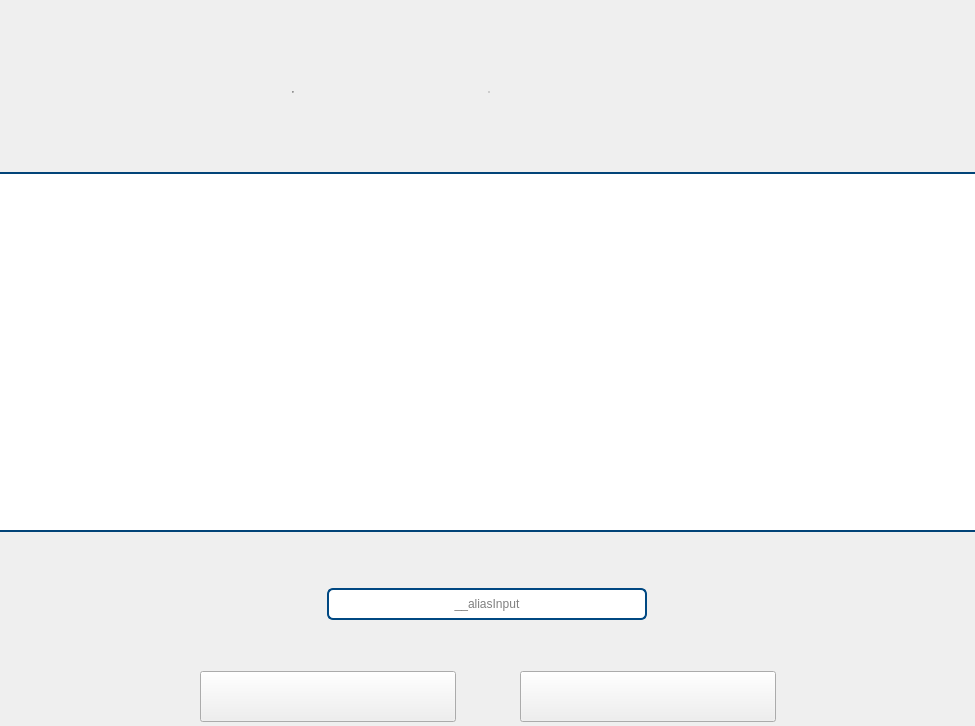
<?xml version="1.0" encoding="UTF-8"?>
<ui version="4.0">
 <class>BeanPickerClass</class>
 <widget class="QWidget" name="BeanPickerClass">
  <property name="geometry">
   <rect>
    <x>0</x>
    <y>0</y>
    <width>975</width>
    <height>726</height>
   </rect>
  </property>
  <property name="windowTitle">
   <string>Form</string>
  </property>
  <property name="styleSheet">
   <string notr="true">QWidget#BeanPickerClass {
	border-image: url(:/pluginBean/source/img/source/bg.jpg);
}

QWidget#widget_3 {
	background-color: rgb(255, 255, 255);
	border: solid;
	border-top-width: 2px;
	border-bottom-width: 2px;
	border-color:#024478;
}

QStackedWidget#__sourcesSwitcher {
	background: transparent;
}
QStackedWidget QWidget {
	background: transparent;
}

QLineEdit {
    border: 2px solid #004882;
    border-radius: 6px;
    padding: 0 8px;
    background: white;
    selection-background-color: darkgray;
}

/*****************************************************
 OK and Cancel Button
*****************************************************/
QPushButton#__btnOK{
	color: transparent;
	border-image: url(:/pluginBean/source/img/source/ok-normal.png);
}
QPushButton#__btnOK:pressed{
	border-image: url(:/pluginBean/source/img/source/ok-down.png);
}
QPushButton#__btnOK:disabled{
	border-image: url(:/pluginBean/source/img/source/ok_disable.png);
}

QPushButton#__btnCancel{
	color: transparent;
	border-image: url(:/pluginBean/source/img/source/cancel-normal.png);
}
QPushButton#__btnCancel:pressed{
	border-image: url(:/pluginBean/source/img/source/cancel-down.png);
}

/*****************************************************
 Tab
*****************************************************/
QRadioButton#__rbArchetype{
	color: transparent;
}

QRadioButton#__rbArchetype::indicator{
	width: 0;
    height: 0;
}
QRadioButton#__rbArchetype:unchecked{
	
	border-image: url(:/pluginBean/source/img/source/archetype.png);
}
QRadioButton#__rbArchetype:checked {
	border-image: url(:/pluginBean/source/img/source/archetype_selected.png);
}


QRadioButton#__rbClone {
	color: transparent;
}
QRadioButton#__rbClone::indicator{
	width: 0;
    height: 0;
}
QRadioButton#__rbClone:unchecked{
	
	border-image: url(:/pluginBean/source/img/source/clone.png);
}
QRadioButton#__rbClone:checked {
	border-image: url(:/pluginBean/source/img/source/clone_selected.png);
}

/*****************************************************
 
*****************************************************/
QLabel#__error{
	font: 10pt;
	color: rgb(255, 0, 0);
}
</string>
  </property>
  <layout class="QVBoxLayout" name="verticalLayout">
   <property name="spacing">
    <number>0</number>
   </property>
   <property name="leftMargin">
    <number>0</number>
   </property>
   <property name="topMargin">
    <number>0</number>
   </property>
   <property name="rightMargin">
    <number>0</number>
   </property>
   <property name="bottomMargin">
    <number>0</number>
   </property>
   <item>
    <widget class="QWidget" name="widget_2" native="true">
     <layout class="QVBoxLayout" name="verticalLayout_4">
      <property name="spacing">
       <number>0</number>
      </property>
      <property name="leftMargin">
       <number>0</number>
      </property>
      <property name="topMargin">
       <number>0</number>
      </property>
      <property name="rightMargin">
       <number>0</number>
      </property>
      <property name="bottomMargin">
       <number>0</number>
      </property>
      <item>
       <spacer name="verticalSpacer">
        <property name="orientation">
         <enum>Qt::Vertical</enum>
        </property>
        <property name="sizeHint" stdset="0">
         <size>
          <width>20</width>
          <height>88</height>
         </size>
        </property>
       </spacer>
      </item>
      <item>
       <widget class="QWidget" name="widget_4" native="true">
        <property name="minimumSize">
         <size>
          <width>0</width>
          <height>86</height>
         </size>
        </property>
        <property name="maximumSize">
         <size>
          <width>16777215</width>
          <height>86</height>
         </size>
        </property>
        <layout class="QHBoxLayout" name="horizontalLayout_5">
         <property name="spacing">
          <number>0</number>
         </property>
         <item>
          <spacer name="horizontalSpacer_5">
           <property name="orientation">
            <enum>Qt::Horizontal</enum>
           </property>
           <property name="sizeHint" stdset="0">
            <size>
             <width>372</width>
             <height>20</height>
            </size>
           </property>
          </spacer>
         </item>
         <item>
          <widget class="QRadioButton" name="__rbArchetype">
           <property name="minimumSize">
            <size>
             <width>196</width>
             <height>75</height>
            </size>
           </property>
           <property name="maximumSize">
            <size>
             <width>196</width>
             <height>75</height>
            </size>
           </property>
           <property name="text">
            <string>__arCh</string>
           </property>
           <property name="checked">
            <bool>true</bool>
           </property>
          </widget>
         </item>
         <item>
          <widget class="QRadioButton" name="__rbClone">
           <property name="minimumSize">
            <size>
             <width>196</width>
             <height>75</height>
            </size>
           </property>
           <property name="maximumSize">
            <size>
             <width>196</width>
             <height>75</height>
            </size>
           </property>
           <property name="text">
            <string/>
           </property>
          </widget>
         </item>
         <item>
          <spacer name="horizontalSpacer_6">
           <property name="orientation">
            <enum>Qt::Horizontal</enum>
           </property>
           <property name="sizeHint" stdset="0">
            <size>
             <width>371</width>
             <height>20</height>
            </size>
           </property>
          </spacer>
         </item>
        </layout>
       </widget>
      </item>
      <item>
       <spacer name="verticalSpacer_5">
        <property name="orientation">
         <enum>Qt::Vertical</enum>
        </property>
        <property name="sizeType">
         <enum>QSizePolicy::Fixed</enum>
        </property>
        <property name="sizeHint" stdset="0">
         <size>
          <width>20</width>
          <height>40</height>
         </size>
        </property>
       </spacer>
      </item>
      <item>
       <widget class="QWidget" name="widget_3" native="true">
        <property name="minimumSize">
         <size>
          <width>0</width>
          <height>360</height>
         </size>
        </property>
        <property name="maximumSize">
         <size>
          <width>16777215</width>
          <height>360</height>
         </size>
        </property>
        <layout class="QHBoxLayout" name="horizontalLayout_6">
         <property name="spacing">
          <number>0</number>
         </property>
         <property name="leftMargin">
          <number>0</number>
         </property>
         <property name="topMargin">
          <number>0</number>
         </property>
         <property name="rightMargin">
          <number>0</number>
         </property>
         <property name="bottomMargin">
          <number>0</number>
         </property>
         <item>
          <widget class="QStackedWidget" name="__sourcesSwitcher">
           <property name="currentIndex">
            <number>0</number>
           </property>
           <widget class="QWidget" name="page_2">
            <layout class="QHBoxLayout" name="horizontalLayout_3">
             <property name="spacing">
              <number>0</number>
             </property>
             <property name="leftMargin">
              <number>0</number>
             </property>
             <property name="topMargin">
              <number>0</number>
             </property>
             <property name="rightMargin">
              <number>0</number>
             </property>
             <property name="bottomMargin">
              <number>0</number>
             </property>
             <item>
              <widget class="QScrollArea" name="scrollArea_2">
               <property name="frameShape">
                <enum>QFrame::NoFrame</enum>
               </property>
               <property name="widgetResizable">
                <bool>true</bool>
               </property>
               <widget class="QWidget" name="__archetypesContainer">
                <property name="geometry">
                 <rect>
                  <x>0</x>
                  <y>0</y>
                  <width>975</width>
                  <height>360</height>
                 </rect>
                </property>
                <layout class="QHBoxLayout" name="horizontalLayout_4">
                 <property name="leftMargin">
                  <number>0</number>
                 </property>
                 <property name="topMargin">
                  <number>0</number>
                 </property>
                 <property name="rightMargin">
                  <number>0</number>
                 </property>
                 <property name="bottomMargin">
                  <number>0</number>
                 </property>
                </layout>
               </widget>
              </widget>
             </item>
            </layout>
           </widget>
           <widget class="QWidget" name="page_3">
            <layout class="QHBoxLayout" name="horizontalLayout_8">
             <property name="spacing">
              <number>0</number>
             </property>
             <property name="leftMargin">
              <number>0</number>
             </property>
             <property name="topMargin">
              <number>0</number>
             </property>
             <property name="rightMargin">
              <number>0</number>
             </property>
             <property name="bottomMargin">
              <number>0</number>
             </property>
             <item>
              <widget class="QScrollArea" name="scrollArea_3">
               <property name="frameShape">
                <enum>QFrame::NoFrame</enum>
               </property>
               <property name="widgetResizable">
                <bool>true</bool>
               </property>
               <widget class="QWidget" name="__clonesContainer">
                <property name="geometry">
                 <rect>
                  <x>0</x>
                  <y>0</y>
                  <width>100</width>
                  <height>30</height>
                 </rect>
                </property>
                <layout class="QHBoxLayout" name="horizontalLayout_7">
                 <property name="leftMargin">
                  <number>0</number>
                 </property>
                 <property name="topMargin">
                  <number>0</number>
                 </property>
                 <property name="rightMargin">
                  <number>0</number>
                 </property>
                 <property name="bottomMargin">
                  <number>0</number>
                 </property>
                </layout>
               </widget>
              </widget>
             </item>
            </layout>
           </widget>
          </widget>
         </item>
        </layout>
       </widget>
      </item>
      <item>
       <spacer name="verticalSpacer_3">
        <property name="orientation">
         <enum>Qt::Vertical</enum>
        </property>
        <property name="sizeHint" stdset="0">
         <size>
          <width>20</width>
          <height>70</height>
         </size>
        </property>
       </spacer>
      </item>
      <item>
       <widget class="QWidget" name="widget_5" native="true">
        <property name="minimumSize">
         <size>
          <width>0</width>
          <height>86</height>
         </size>
        </property>
        <property name="maximumSize">
         <size>
          <width>16777215</width>
          <height>86</height>
         </size>
        </property>
        <layout class="QHBoxLayout" name="horizontalLayout_9">
         <item>
          <widget class="QLineEdit" name="__aliasInput">
           <property name="minimumSize">
            <size>
             <width>320</width>
             <height>32</height>
            </size>
           </property>
           <property name="maximumSize">
            <size>
             <width>320</width>
             <height>32</height>
            </size>
           </property>
           <property name="alignment">
            <set>Qt::AlignCenter</set>
           </property>
           <property name="placeholderText">
            <string>__aliasInput</string>
           </property>
          </widget>
         </item>
        </layout>
       </widget>
      </item>
      <item>
       <widget class="QLabel" name="__error">
        <property name="text">
         <string/>
        </property>
        <property name="alignment">
         <set>Qt::AlignCenter</set>
        </property>
       </widget>
      </item>
      <item>
       <spacer name="verticalSpacer_2">
        <property name="orientation">
         <enum>Qt::Vertical</enum>
        </property>
        <property name="sizeHint" stdset="0">
         <size>
          <width>20</width>
          <height>10</height>
         </size>
        </property>
       </spacer>
      </item>
     </layout>
    </widget>
   </item>
   <item>
    <widget class="QWidget" name="widget" native="true">
     <property name="minimumSize">
      <size>
       <width>0</width>
       <height>64</height>
      </size>
     </property>
     <property name="maximumSize">
      <size>
       <width>16777215</width>
       <height>64</height>
      </size>
     </property>
     <layout class="QHBoxLayout" name="horizontalLayout_2">
      <property name="spacing">
       <number>64</number>
      </property>
      <item>
       <spacer name="horizontalSpacer_3">
        <property name="orientation">
         <enum>Qt::Horizontal</enum>
        </property>
        <property name="sizeHint" stdset="0">
         <size>
          <width>40</width>
          <height>20</height>
         </size>
        </property>
       </spacer>
      </item>
      <item>
       <widget class="QPushButton" name="__btnOK">
        <property name="enabled">
         <bool>true</bool>
        </property>
        <property name="minimumSize">
         <size>
          <width>256</width>
          <height>51</height>
         </size>
        </property>
        <property name="maximumSize">
         <size>
          <width>256</width>
          <height>51</height>
         </size>
        </property>
        <property name="text">
         <string/>
        </property>
       </widget>
      </item>
      <item>
       <widget class="QPushButton" name="__btnCancel">
        <property name="minimumSize">
         <size>
          <width>256</width>
          <height>51</height>
         </size>
        </property>
        <property name="maximumSize">
         <size>
          <width>256</width>
          <height>51</height>
         </size>
        </property>
        <property name="text">
         <string/>
        </property>
       </widget>
      </item>
      <item>
       <spacer name="horizontalSpacer_4">
        <property name="orientation">
         <enum>Qt::Horizontal</enum>
        </property>
        <property name="sizeHint" stdset="0">
         <size>
          <width>40</width>
          <height>20</height>
         </size>
        </property>
       </spacer>
      </item>
     </layout>
    </widget>
   </item>
   <item>
    <spacer name="verticalSpacer_4">
     <property name="orientation">
      <enum>Qt::Vertical</enum>
     </property>
     <property name="sizeHint" stdset="0">
      <size>
       <width>20</width>
       <height>40</height>
      </size>
     </property>
    </spacer>
   </item>
  </layout>
 </widget>
 <resources>
  <include location="pluginBean.qrc"/>
 </resources>
 <connections/>
</ui>
